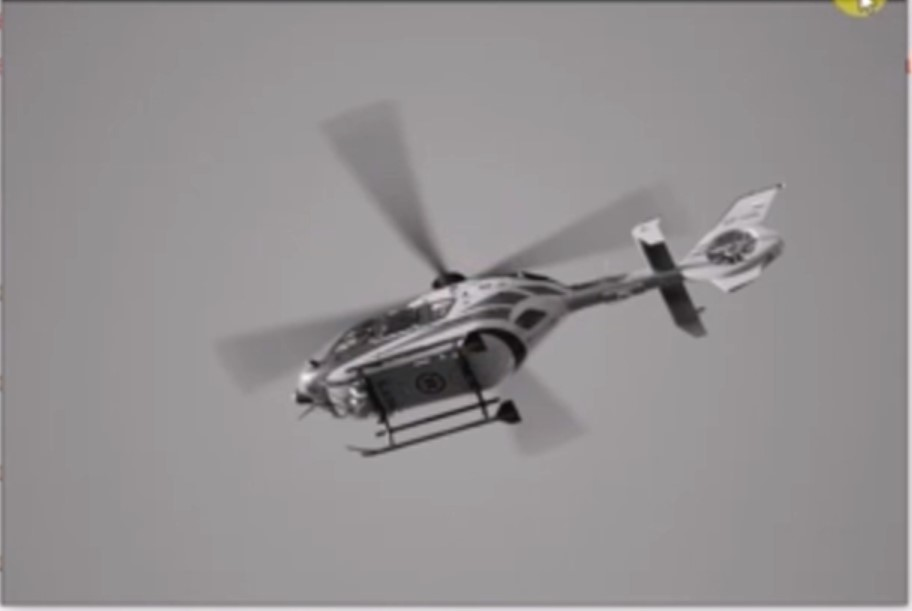
#> input picture GoruntuIsleme/8. OpenCV  Temel İşlemler/Helikopter2.jpg, 912 x 611 px
$ jupyter execute 12.Thresholding.ipynb
#> lines starting #> are read from the running program, lines starting #| are printed output that depends on the picture; after the words box and inside, x2 and y2 are one past the last pixel; in counts of white or black regions, pixels touching at a corner belong together
[cell 1]
import cv2
import numpy as np
baslıklar=[]
resimler=[]

[cell 2]
def AdEkleme(baslik,resim,baslikAd,resimAd):
    baslik.append(baslikAd)
    resim.append(resimAd)

[cell 3]
def Goster(ad,resim):
    cv2.imshow(ad,resim)

[cell 4]
def Cagirma(baslıklar,resimler):
    for i in range(len(baslıklar)):
        Goster(baslıklar[i],resimler[i])

    cv2.waitKey(0)
    cv2.destroyAllWindows()

[cell 5]
img=cv2.imread("Helikopter2.jpg",0) # 0 ile resmi siyah beyaz tonlara çevirmiş olduk
#> img: shape (611, 912); min 9, max 255, mean 145.1
# Threshold yani öbekleme
ret,th1=cv2.threshold(img,127,255,cv2.THRESH_BINARY)
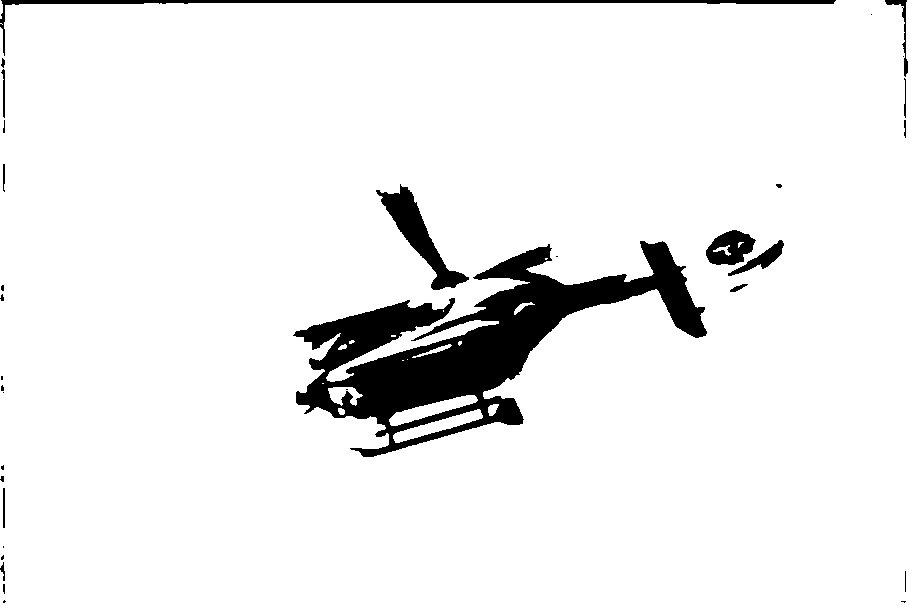
#> th1: shape (611, 912); 93.4% white; 33 black regions (18 under 20 px), largest, box (x1, y1, x2, y2) and area: (293, 241, 707, 457) 28796, (0, 0, 836, 56) 2899, (376, 184, 469, 290) 2573

[cell 6]
th2=cv2.adaptiveThreshold(img,255,cv2.ADAPTIVE_THRESH_MEAN_C,cv2.THRESH_BINARY,11,2)
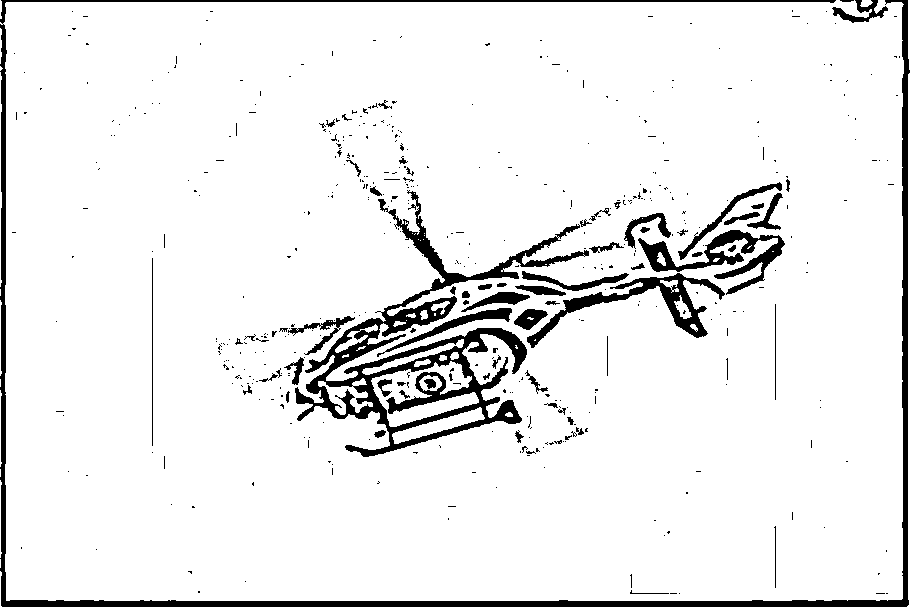
#> th2: shape (611, 912); 92.5% white; 486 black regions (420 under 20 px), largest, box (x1, y1, x2, y2) and area: (0, 0, 910, 607) 13469, (295, 190, 589, 457) 13218, (527, 273, 725, 348) 2844

[cell 7]
th3=cv2.adaptiveThreshold(img,255,cv2.ADAPTIVE_THRESH_GAUSSIAN_C,cv2.THRESH_BINARY,11,2)
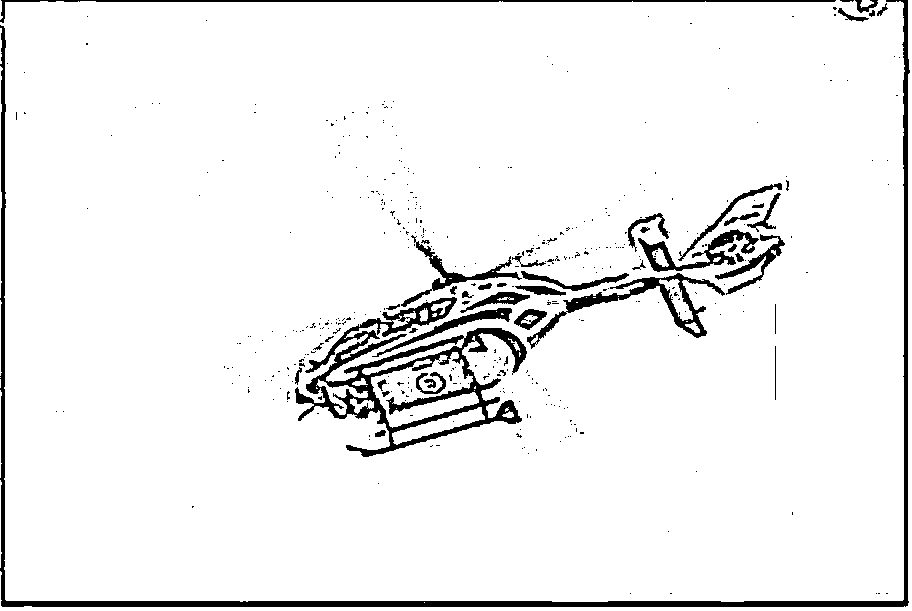
#> th3: shape (611, 912); 94.1% white; 429 black regions (381 under 20 px), largest, box (x1, y1, x2, y2) and area: (0, 0, 910, 607) 10158, (295, 297, 527, 457) 8831, (527, 273, 725, 349) 2289

[cell 8]
AdEkleme(baslıklar,resimler,'Orijinal',img)
AdEkleme(baslıklar,resimler,'THRESH Resim',th1)
AdEkleme(baslıklar,resimler,'THRESH Resim2',th2)
AdEkleme(baslıklar,resimler,'THRESH Resim3',th3)

[cell 9]
Cagirma(baslıklar,resimler)
#> the loop in Cagirma, `for i in range(len(baslıklar)):` made 4 passes

[cell 10]
# sondaki değerleri anlamak için
th2=cv2.adaptiveThreshold(img,205,cv2.ADAPTIVE_THRESH_MEAN_C,cv2.THRESH_BINARY,1111,20) # en sağdaki grıleştirik kapatıyor bir önceki de siyahlığı ayarlıyor
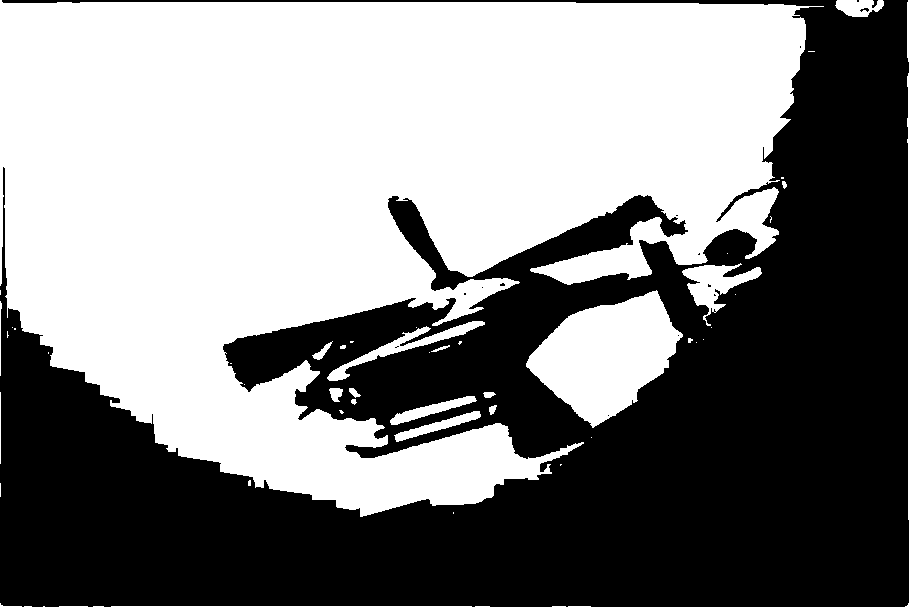
#> th2: shape (611, 912); values 0 (black) and 205 (white), 52.2% white; 15 black regions (12 under 20 px), largest, box (x1, y1, x2, y2) and area: (0, 0, 909, 607) 266051, (872, 0, 878, 8) 26, (860, 8, 869, 12) 20
cv2.imshow("th2 Sondaki değerler için",th2)
cv2.waitKey(0)
cv2.destroyAllWindows()
